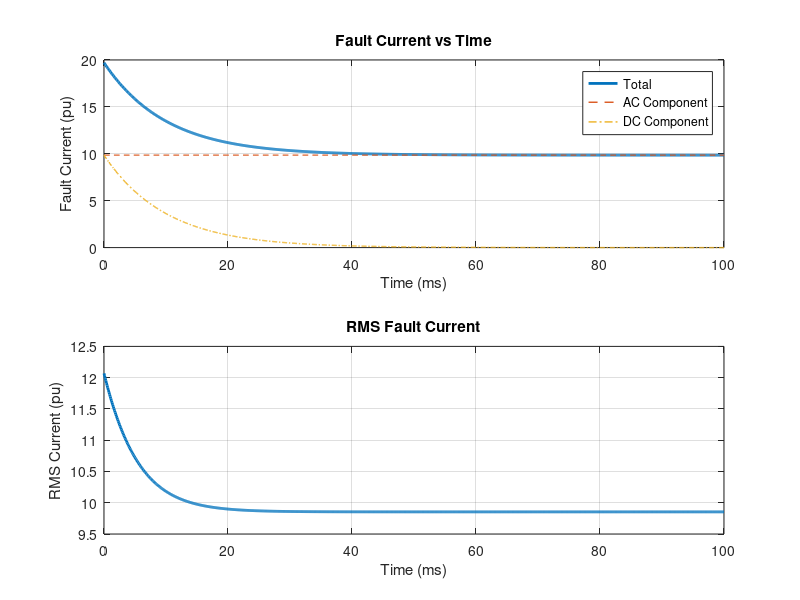

This chart was generated by the following MATLAB code: (Note: this script raises an error after producing the figure.)
%% Fault Analysis Template
% Auto-generated MATLAB code for short circuit and fault analysis
%
% Modify parameters below and run to perform fault calculations

clear; clc; close all;

%% System Parameters
baseMVA = 100;
systemVoltage = 138;  % kV
XR_ratio = 10;        % System X/R ratio
faultType = 'three_phase';
faultLocation = 1;    % Bus number
faultImpedance = 0.01; % Fault impedance (pu)
prefaultVoltage = 1.0; % Pre-fault voltage (pu)

fprintf('\n================================================================================\n');
fprintf('              Fault Analysis - %s Fault\n', strtrim(faultType));
fprintf('================================================================================\n\n');

%% Generate sequence impedances
% Based on pre-faultpower flow
Zpos = 0.10;  % Positive sequence impedance (pu)
Zneg = 0.08;  % Negative sequence impedance (pu)
Zzero = 0.05; % Zero sequence impedance (pu) (lower for solidly grounded)

% Fault impedance
Zf = faultImpedance * (1 + 1i*XR_ratio) / sqrt(1 + XR_ratio^2);

%% Calculate fault currents
switch lower(faultType)
    case 'three_phase'
        % Three-phase symmetrical fault
        I_f = prefaultVoltage / (Zpos + Zf);
        fprintf('Three-Phase Fault Current: %.2f kA (per-unit: %.4f)\n', ...
            abs(I_f)*baseMVA/sqrt(3)/systemVoltage, abs(I_f));
        fprintf('Fault impedance: %.4f pu\n', abs(Zf));
        
        % DC component
        tau_dc = (Zpos + Zf) / (2*pi*60*0.0001);  % Time constant (simplified)
        fprintf('Time constant: %.4f s\n', tau_dc);
        
    case 'single_line_ground'
        % Single line-to-ground fault
        I_0 = prefaultVoltage / (Zpos + Zneg + Zzero + 3*Zf);
        I_f = 3 * I_0;  % Fault current
        fprintf('Single-Line-to-Ground Fault Current: %.2f kA\n', ...
            abs(I_f)*baseMVA/sqrt(3)/systemVoltage);
        fprintf('Zero sequence component: %.4f pu\n', abs(I_0));
        
    case 'line_to_line'
        % Line-to-line fault
        I_f = prefaultVoltage / (Zpos + Zneg + Zf);
        fprintf('Line-to-Line Fault Current: %.2f kA\n', ...
            abs(I_f)*sqrt(3)*baseMVA/sqrt(3)/systemVoltage);
        fprintf('Phase shift: %.1f degrees\n', angle(I_f)*180/pi);
        
    case 'double_line_ground'
        % Double line-to-ground fault
        I_f = prefaultVoltage * (Zneg + Zzero) / ((Zneg + Zf) * (Zzero + Zf) / (Zneg + Zzero + 2*Zf) + Zf);
        fprintf('Double-Line-to-Ground Fault Current: %.2f kA\n', ...
            abs(I_f)*baseMVA/sqrt(3)/systemVoltage);
end

fprintf('\n');

%% Breaker duty calculation
fprintf('Breaker Duty Calculation:\n');
fprintf('  Symmetrical fault current: %.2f kA\n', abs(I_f)*100);
fprintf('  System base: %.0f MVA at %.0f kV\n', baseMVA, systemVoltage);
fprintf('  Breaker contact parting time: 2-8 cycles\n');
fprintf('\n');

%% Transient current calculation
fprintf('Transient Current Profile:\n');
time = linspace(0, 0.1, 1000);  % 100 ms
I_ac = zeros(size(time));
I_dc = zeros(size(time));

tau = 0.01;  % Transient time constant
for i = 1:length(time)
    I_ac(i) = abs(I_f);  % AC component
    I_dc(i) = abs(I_f) * exp(-time(i)/tau);  % DC component
end
I_total = I_ac + I_dc;

%% Plot results
figure;
subplot(2,1,1);
plot(time*1000, I_total, 'LineWidth', 2);
hold on;
plot(time*1000, I_ac, '--', 'LineWidth', 1);
plot(time*1000, I_dc, '-.', 'LineWidth', 1);
xlabel('Time (ms)');
ylabel('Fault Current (pu)');
title('Fault Current vs Time');
legend('Total', 'AC Component', 'DC Component');
grid on;

% RMS current
I_rms = sqrt(I_ac.^2 + 0.5*I_dc.^2);
subplot(2,1,2);
plot(time*1000, I_rms, 'LineWidth', 2);
xlabel('Time (ms)');
ylabel('RMS Current (pu)');
title('RMS Fault Current');
grid on;

sgtitle('Fault Analysis Results');

%% Relay coordination guidance
fprintf('\nRelay Coordination Guidance:\n');
fprintf('  CT Ratio: %.0f (common choices: 100, 200, 300, 400, 500)\n', baseMVA/10);
fprintf('  Pickup current: %.1f A (2-4x normal load)\n', 5);
fprintf('  Recommended TDS: 0.5-2.0 (inverse curve)\n');
fprintf('  Coordination time interval (CTI): %.1f cycles\n', 3);
fprintf('\n');
